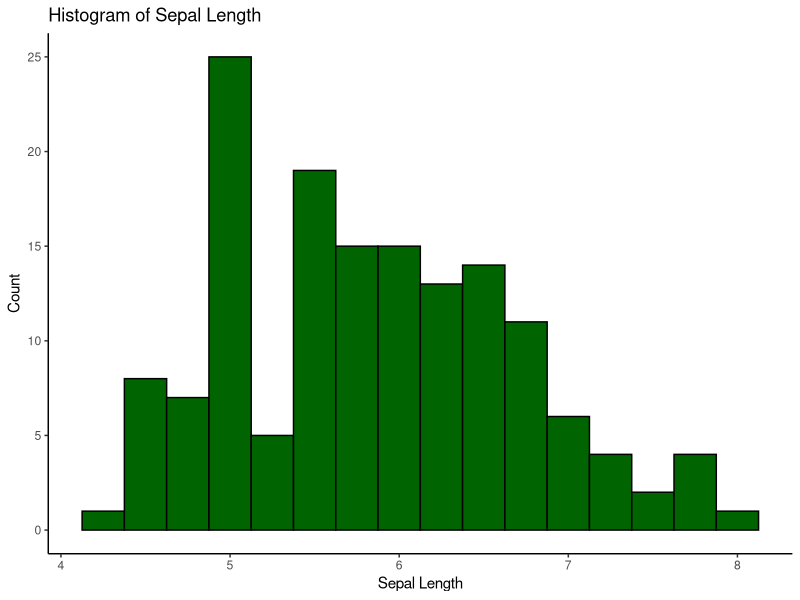
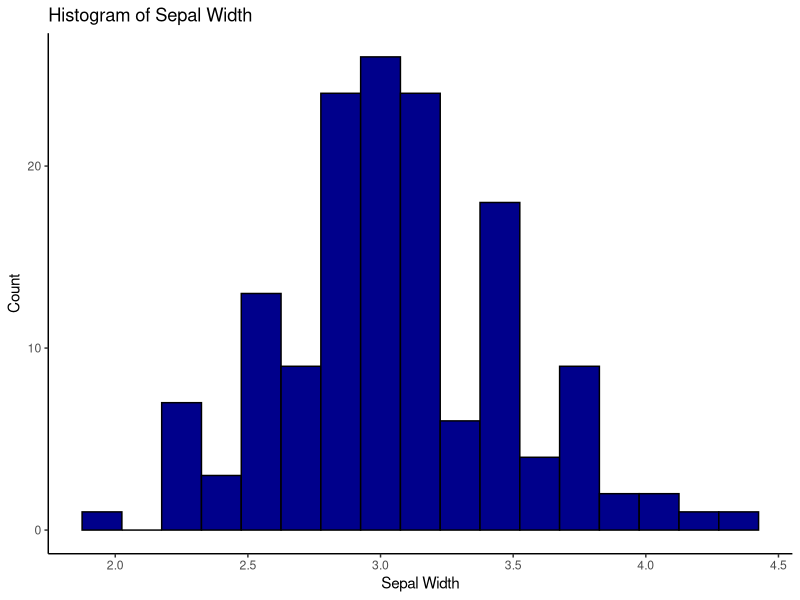
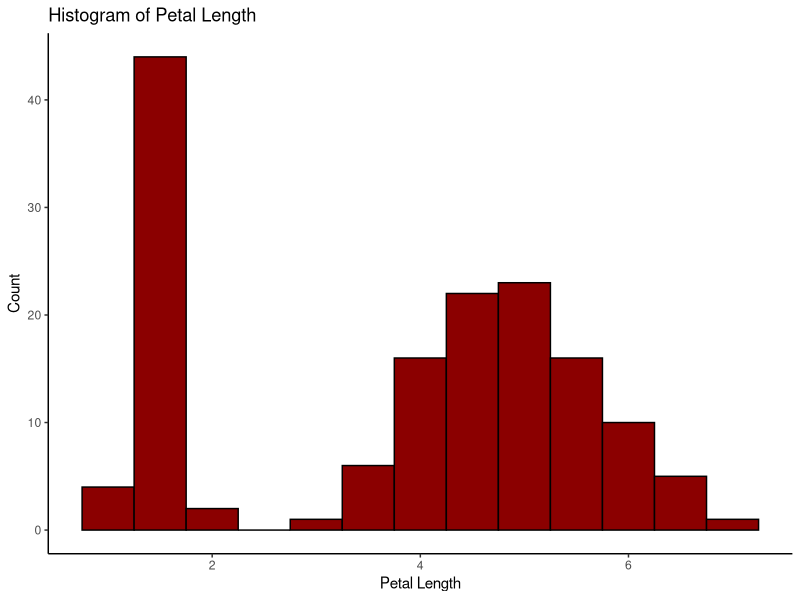
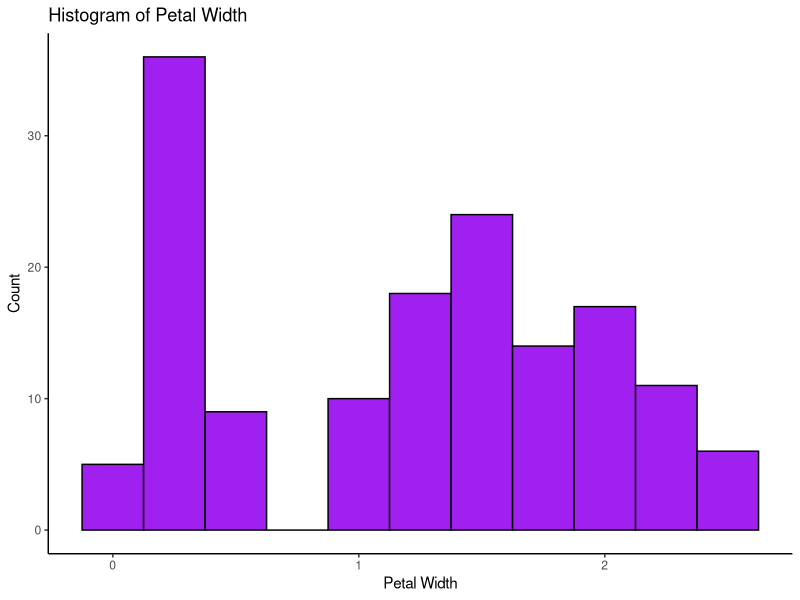
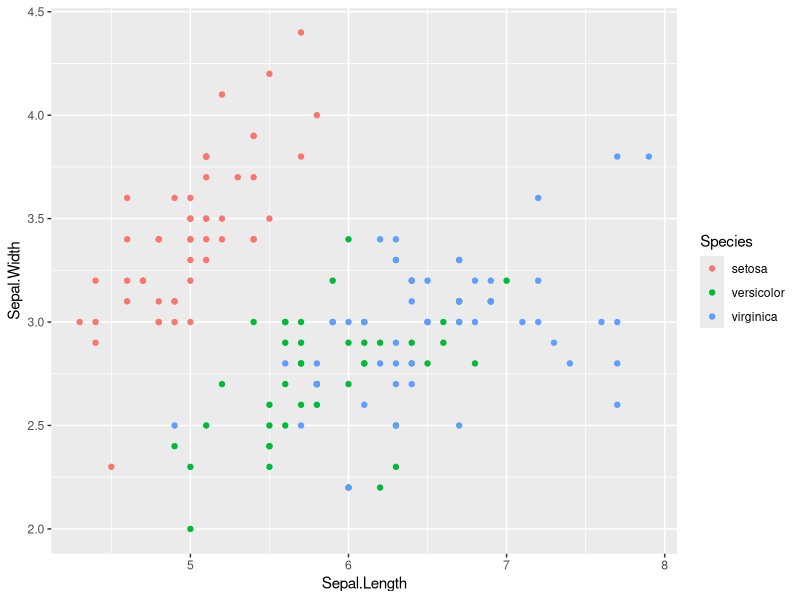
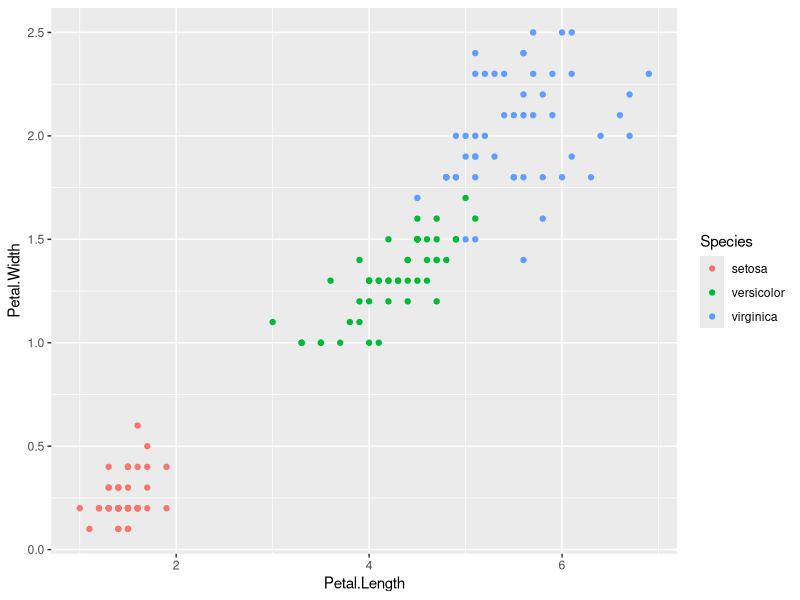
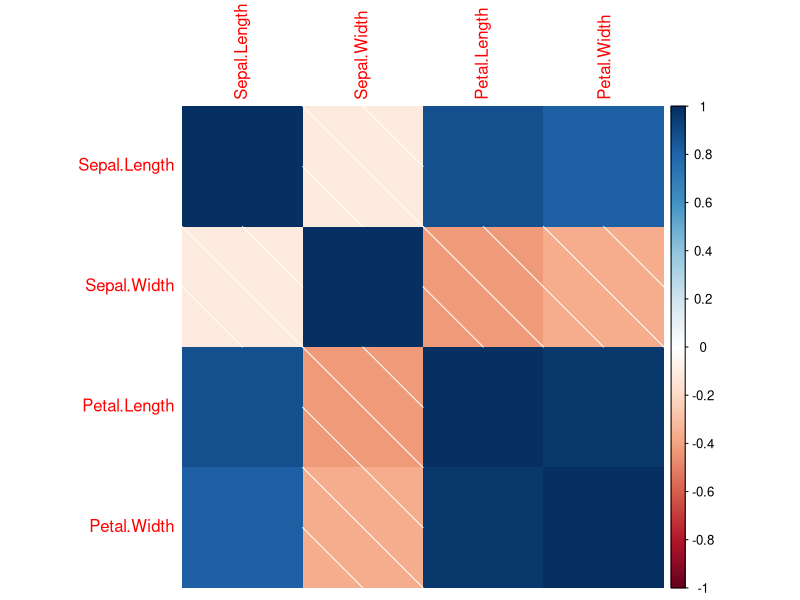
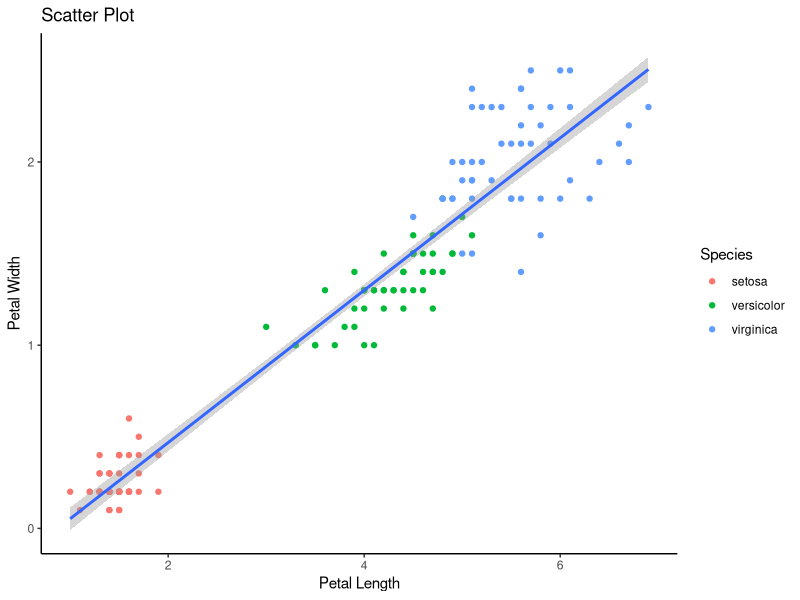

Source code (R) for these figures, in order:
library(ggplot2)
library(tidyverse)
library(dplyr)
library(corrplot)
library(Hmisc)
library(psych)
library(skimr)

#pre work for this analysis
rm(list=ls())
dev.off()

#loading the dataset and understanding the metadata
data <- datasets::iris
?datasets::iris
#Exploratory data analysis
summary(data)
headtail(data)
#Data visualization
hist_sl <- ggplot(data)+
  geom_histogram(mapping=aes(Sepal.Length), binwidth = 0.25, fill="dark green", color="black")+
  theme_classic()+
  labs(x="Sepal Length", y="Count", title = "Histogram of Sepal Length")
hist_sl
hist_sw <- ggplot(data)+
  geom_histogram(mapping=aes(Sepal.Width), binwidth = 0.15, fill="dark blue", color="black")+
  theme_classic()+
  labs(x="Sepal Width", y="Count", title = "Histogram of Sepal Width")
hist_sw
hist_pl <- ggplot(data)+
  geom_histogram(mapping=aes(Petal.Length), binwidth = 0.5, fill="dark red", color="black")+
  theme_classic()+
  labs(x="Petal Length", y="Count", title = "Histogram of Petal Length")
hist_pl
hist_pw <- ggplot(data)+
  geom_histogram(mapping=aes(Petal.Width), binwidth = 0.25, fill="purple", color="black")+
  theme_classic()+
  labs(x="Petal Width", y="Count", title = "Histogram of Petal Width")
hist_pw

#Correlation analysis
#visualizing the data to see if there are any relationships
ggplot(data)+
  geom_point(mapping=aes(x=Sepal.Length, y=Sepal.Width, color=Species))
x <- data$Sepal.Length
y <- data$Sepal.Width
cor_table_sep <- data.frame(x, y, data$Species)
cor_table_sep <- cor_table_sep %>% mutate(xy=x*y, x2=x^2, y2=y^2)
#cor_table_sep %>% group_by(data.Species) %>% summarize(cor=cor(x,y))
cor(x,y) #weak negative relationship but there seems to be species specific relationships

#alternative correlation calculation
ggplot()+
  geom_point(data, mapping=aes(x=Petal.Length, y=Petal.Width, color=Species))
x <- data$Petal.Length
y <- data$Petal.Width
cor_table <- data.frame(x, y, data$Species)
cor_table %>% mutate(xy=x*y, x2=x^2, y2=y^2)
#cor_table %>% group_by(data.Species) %>% summarize(cor=cor(x,y))
cor_table
cor(x,y)

#creating a table of the individual correlations
data_num <- data %>% select(Sepal.Length, Sepal.Width, Petal.Length, Petal.Width)
correlations <- cor(data_num)
correlations

corrplot(correlations, method="shade")

#Regression analysis
#going to calculate for the petal length vs petal width relationship

#hypothesis testing at alpha 0.05
alpha <- 0.05
null <- "rho = 0"
alt <- "rho neq 0"
#determine significance
cor.test(x=x, y=y, 
         alternative="two.sided",
         method="pearson", 
         conf.level =0.95)
#Regression analysis
##Formula for the regression line
reg_equation <- lm(data = data, Petal.Width~Petal.Length)
reg_plot <- ggplot(data, mapping=aes(x=Petal.Length, y=Petal.Width))+
  geom_point(mapping=aes(color=Species))+
  geom_smooth(method=lm)+
  theme_classic()+
  labs(x="Petal Length", y="Petal Width", title = "Scatter Plot")
reg_plot

#Predict the Petal width given a specific Petal Length
petLength_future <- data.frame("Petal.Length"=c(1,3,4,5))
petLength_future
petWidth_pred <- predict(newdata=petLength_future, reg_equation)
petWidth_pred

reg_prediction_df <- data.frame(petLength_future, "Petal.Width"=petWidth_pred)
reg_prediction_df
regression_finalplot <- ggplot()+
  geom_point(data, mapping=aes(x=Petal.Length, y=Petal.Width, color=Species))+
  geom_smooth(data, mapping=aes(x=Petal.Length, y=Petal.Width), method=lm)+
  geom_point(reg_prediction_df, mapping=aes(x=Petal.Length, y=Petal.Width), color="black")+
  theme_classic()+
  labs(x="Petal Length", y="Petal Width", title = "Scatter Plot")
regression_finalplot
